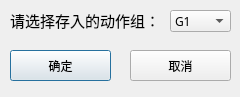
<?xml version="1.0" encoding="UTF-8"?>
<ui version="4.0">
 <class>Dialog</class>
 <widget class="QDialog" name="Dialog">
  <property name="geometry">
   <rect>
    <x>0</x>
    <y>0</y>
    <width>240</width>
    <height>97</height>
   </rect>
  </property>
  <property name="windowTitle">
   <string>Dialog</string>
  </property>
  <widget class="QLabel" name="label_4">
   <property name="geometry">
    <rect>
     <x>10</x>
     <y>10</y>
     <width>171</width>
     <height>21</height>
    </rect>
   </property>
   <property name="font">
    <font>
     <family>宋体</family>
     <pointsize>11</pointsize>
     <weight>50</weight>
     <bold>false</bold>
    </font>
   </property>
   <property name="text">
    <string>请选择存入的动作组：</string>
   </property>
   <property name="alignment">
    <set>Qt::AlignLeading|Qt::AlignLeft|Qt::AlignVCenter</set>
   </property>
  </widget>
  <widget class="QComboBox" name="comboBox_3">
   <property name="geometry">
    <rect>
     <x>170</x>
     <y>10</y>
     <width>61</width>
     <height>22</height>
    </rect>
   </property>
   <property name="font">
    <font>
     <family>宋体</family>
     <pointsize>9</pointsize>
     <weight>50</weight>
     <bold>false</bold>
    </font>
   </property>
   <property name="currentText">
    <string>G1</string>
   </property>
   <item>
    <property name="text">
     <string>G1</string>
    </property>
   </item>
   <item>
    <property name="text">
     <string>G2</string>
    </property>
   </item>
   <item>
    <property name="text">
     <string>G3</string>
    </property>
   </item>
   <item>
    <property name="text">
     <string>G4</string>
    </property>
   </item>
   <item>
    <property name="text">
     <string>G5</string>
    </property>
   </item>
   <item>
    <property name="text">
     <string>G6</string>
    </property>
   </item>
   <item>
    <property name="text">
     <string>G7</string>
    </property>
   </item>
   <item>
    <property name="text">
     <string>G8</string>
    </property>
   </item>
   <item>
    <property name="text">
     <string/>
    </property>
   </item>
  </widget>
  <widget class="QPushButton" name="pushButton_3">
   <property name="geometry">
    <rect>
     <x>10</x>
     <y>50</y>
     <width>101</width>
     <height>31</height>
    </rect>
   </property>
   <property name="font">
    <font>
     <family>宋体</family>
     <pointsize>9</pointsize>
     <weight>50</weight>
     <bold>false</bold>
    </font>
   </property>
   <property name="text">
    <string>确定</string>
   </property>
  </widget>
  <widget class="QPushButton" name="pushButton_4">
   <property name="geometry">
    <rect>
     <x>130</x>
     <y>50</y>
     <width>101</width>
     <height>31</height>
    </rect>
   </property>
   <property name="font">
    <font>
     <family>宋体</family>
     <pointsize>9</pointsize>
     <weight>50</weight>
     <bold>false</bold>
    </font>
   </property>
   <property name="text">
    <string>取消</string>
   </property>
  </widget>
 </widget>
 <resources/>
 <connections/>
</ui>
